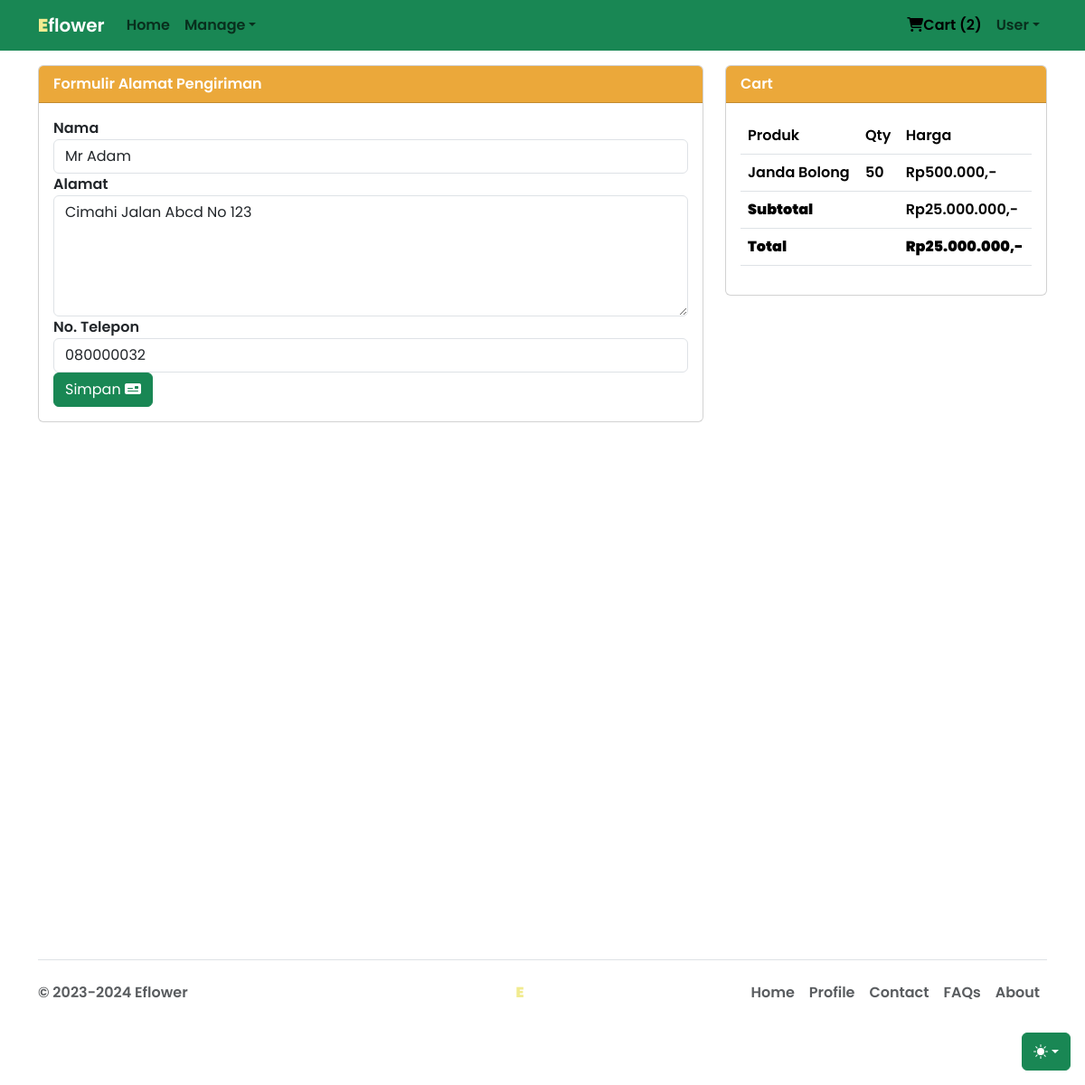
Screenshot of /checkout.php?id_order=c2e7ed93 (signed in) with the database file from the repository.
### tables this page shows
CREATE TABLE `users` (
  `id_user` char(8) NOT NULL,
  `nama_user` varchar(255) DEFAULT NULL,
  `password` varchar(32) DEFAULT NULL,
  `role` enum('admin','user') DEFAULT NULL,
  `user_mail` varchar(255) DEFAULT NULL,
  `foto` varchar(255) DEFAULT NULL,
  `no_telp` char(13) DEFAULT NULL,
  `nama_lengkap` varchar(255) DEFAULT NULL,
  `alamat` longtext DEFAULT NULL,
  `no_rek` char(20) DEFAULT NULL,
  `kota` varchar(255) DEFAULT NULL,
  `status_user` enum('aktif','nonaktif') DEFAULT NULL
);

CREATE TABLE `detailorder` (
  `detailid` char(11) NOT NULL,
  `orderid` varchar(100) NOT NULL,
  `id_produk` char(8) NOT NULL,
  `qty` int(11) NOT NULL
);

CREATE TABLE `produk` (
  `id_produk` char(8) NOT NULL,
  `nama_produk` varchar(255) NOT NULL,
  `id_pemilik` char(8) DEFAULT NULL,
  `kategori` char(50) NOT NULL,
  `deskripsi` longtext NOT NULL,
  `harga` decimal(10,0) NOT NULL,
  `gambar` varchar(255) NOT NULL,
  `rate` int(5) NOT NULL,
  `tgl_buat` timestamp NOT NULL DEFAULT current_timestamp(),
  `qty` int(11) DEFAULT NULL,
  `slug` varchar(255) DEFAULT NULL,
  `status` enum('aktif','nonaktif') DEFAULT NULL,
  `di_edit` timestamp NOT NULL DEFAULT current_timestamp()
);

### functions/cart-num.php (called while the page is built, shortened)
<?php
$sesi_id_for_cart = $_SESSION['id'];
$cart = "SELECT * FROM cart
JOIN detailorder ON cart.orderid = detailorder.orderid
JOIN produk ON detailorder.id_produk = produk.id_produk WHERE cart.status = 'Cart' AND cart.id_user = '$sesi_id_for_cart'";
$query_conn = mysqli_query($connection, $cart);
$jml_array = mysqli_num_rows($query_conn);
?>

### checkout.php (the view, shortened to what this page needs)
<?php
include 'functions/data-connect.php';
$user = $_SESSION['id'];
$query = mysqli_query($connection, "SELECT * FROM users WHERE id_user = '$user'");
$data = mysqli_fetch_array($query);
?>
<!DOCTYPE html>
<html lang="en" data-bs-theme="auto">
	<head>
		<link
			rel="stylesheet"
			href="https://cdn.jsdelivr.net/npm/@docsearch/css@3" />
		<link
			href="assets/libs/bootstrap/css/bootstrap.min.css"
			rel="stylesheet" />
		<link rel="stylesheet" href="assets/libs/fontawesome/css/all.min.css" />
		<link rel="stylesheet" href="/assets/css-native/app.css" />
	</head>
	<body>
		<div
			class="dropdown position-fixed bottom-0 end-0 mb-3 me-3 bd-mode-toggle">
			<button
				class="btn btn-success py-2 dropdown-toggle d-flex align-items-center"
				id="bd-theme"
				type="button"
				aria-expanded="false"
				data-bs-toggle="dropdown"
				aria-label="Toggle theme (auto)">
				<svg class="bi my-1 theme-icon-active" width="1em" height="1em">
					<use href="#circle-half"></use>
				</svg>
			</button>
		</div>
		<nav class="navbar navbar-expand-md fixed-top bg-success">
			<div class="container-fluid container">
				<a class="navbar-brand text-leaf fw-bolder" href="#"
					>E<span class="text-white">flower</span></a
				>
				<div class="collapse navbar-collapse" id="navbarCollapse">
					<ul class="navbar-nav me-auto mb-2 mb-md-0">
						<li class="nav-item">
							<a class="nav-link" aria-current="page" href="#">Home</a>
						</li>
						<li class="nav-item dropdown">
							<a
								href="#"
								class="nav-link dropdown-toggle"
								id="dropdown-1"
								data-bs-toggle="dropdown"
								aria-haspopup="true"
								aria-expanded="false"
								>Manage</a
							>
						</li>
					</ul>
					<ul class="navbar-nav">
						<li class="nav-item">
							<?php include 'functions/cart-num.php'; ?>
							<a href="cart.php" class="nav-link active"
								><i class="fas fa-shopping-cart"></i>Cart (<span><?= $jml_array; ?></span>)</a
							>
						</li>
						<li class="nav-item dropdown">
							<a
								href="#"
								class="nav-link dropdown-toggle"
								id="dropdown-2"
								data-bs-toggle="dropdown"
								aria-haspopup="true"
								aria-expanded="false"
								>User</a
							>
						</li>
					</ul>
				</div>
			</div>
		</nav>
		<main role="main" class="container">
			<div class="row">
				<div class="col-md-8">
					<div class="card">
						<div class="card-header bg-leaf">Formulir Alamat Pengiriman</div>
						<div class="card-body">
							<form action="functions/check-out.php" method="get" enctype="multipart/form-data">
								<div class="form-group">
									<label for="">Nama</label>
									<input
										type="text"
										class="form-control"
										name="name"
										required
										value="<?= $data['nama_lengkap'] ?>"
										placeholder="Masukkan nama penerima" />
								</div>
								<div class="form-group">
									<label for="">Alamat</label
									><textarea
										required
										name="address"
										id=""
										cols="30"
										rows="5"
										class="form-control"><?= $data['alamat'] ?></textarea>
								</div>
                                <div class="form-group">
									<label for="">No. Telepon</label>
									<input
										type="number"
										class="form-control"
										value="<?php echo $data['no_telp'] ?>"
										name="phone"
										required
										placeholder="Masukkan no telp aktif penerima" />
								</div>
                                <button class="btn btn-success" type="submit">Simpan <i class="fas fa-money-check"></i></button>
						</div>
					</div>
				</div>
				<div class="col-md-4">
					<div class="row">
						<div class="col-md-12">
							<div class="card mb-3">
								<div class="card-header bg-leaf">Cart</div>
								<div class="card-body">
                                    <table class="table">
										<thead>
											<tr>
												<th>Produk</th>
												<th>Qty</th>
												<th>Harga</th>
											</tr>
										</thead>
										<tbody>
											<?php
											$orderid = $_GET['id_order'];
											$total = 0;
											$query = mysqli_query($connection, "SELECT * FROM detailorder JOIN produk ON detailorder.id_produk = produk.id_produk WHERE detailorder.orderid = '$orderid'");
											$query2 = mysqli_query($connection, "SELECT * FROM detailorder WHERE detailorder.orderid = '$orderid'");
											$data2 = mysqli_fetch_array($query2);
											if(mysqli_num_rows($query) > 0 ) {
												while ($data = mysqli_fetch_array($query)) {
													$nama_produk = $data['nama_produk'];
													$qty = $data2['qty'];
													$harga = $data['harga'];
													$subtotal = $harga * $qty ;
													$total += $subtotal;
											?>
													<tr>
														<td><?= $nama_produk; ?></td>
														<td><?= $qty; ?></td>
														<td>Rp<?= number_format($harga, 0, ',', '.'); ?>,-</td>
													</tr>
											<?php
												}}
											?>
											<tr>
												<td colspan="2"><strong>Subtotal</strong></td>
												<td>Rp<?= number_format($total, 0, ',', '.'); ?>,-</td>
											</tr>
										</tbody>
										<tfoot>
											<tr>
												<th colspan="2"><strong>Total</strong></th>
												<td><strong>Rp<?= number_format($total, 0, ',', '.'); ?>,-</strong></td>
											</tr>
										</tfoot>
									</table>
                                </div>
							</div>
						</div>
					</div>
				</div>
			</div>
		</main>
		<?php include 'footer.php'; ?>
	</body>
</html>

### assets/css-native/app.css (style rules this page uses)
body { min-height: 75rem; padding-top: 4.5rem; }
* { font-family: "Poppins", sans-serif; font-weight: 600; font-style: normal; }
.bi { vertical-align: -0.125em; fill: currentColor; }
.bd-mode-toggle { z-index: 1500; }
.text-leaf { color: #f1eb90; }
.bg-leaf { background-color: #EBA83A; color: #ffff; }

### rows the page displays
users: name "Mr Adam", address "Cimahi Jalan Abcd No 123", phone "080000032"
detailorder: id_produk.nama_produk "Janda Bolong", qty "50", id_produk.harga "500.000"

### other values shown
$jml_array "2"
$total "25.000.000"
